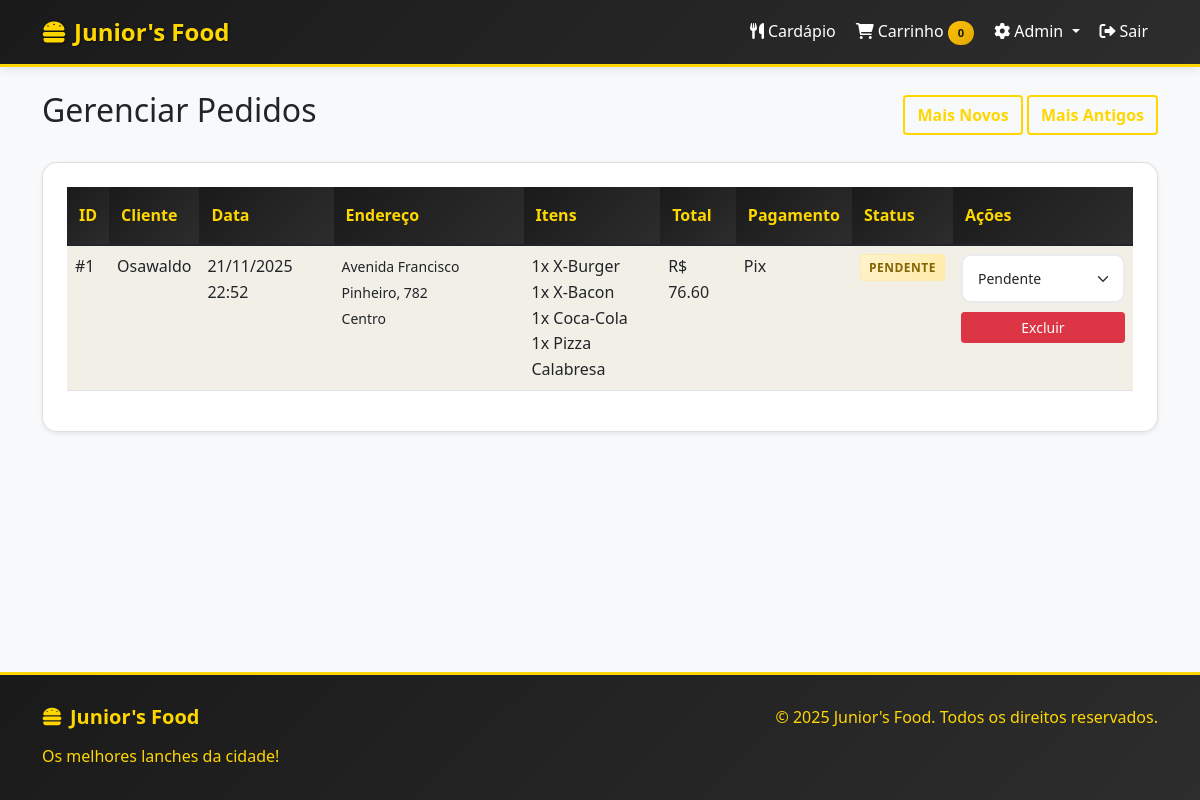
The page /admin/pedidos (signed in) on the database its author committed.
### models.py (models this page shows, shortened)
class Pedido(db.Model):
    id = db.Column(db.Integer, primary_key=True)
    user_id = db.Column(db.Integer, db.ForeignKey('user.id'), nullable=False)
    endereco_entrega_id = db.Column(db.Integer, db.ForeignKey('endereco.id'))
    status = db.Column(db.String(20), default='pendente')  # pendente, preparando, pronto, entregue, cancelado
    forma_pagamento = db.Column(db.String(20), nullable=False)  # cartao, dinheiro, pix
    troco_para = db.Column(db.Float, default=0)
    observacao = db.Column(db.Text)
    total = db.Column(db.Float, nullable=False)
    created_at = db.Column(db.DateTime, default=datetime.utcnow)
    updated_at = db.Column(db.DateTime, default=datetime.utcnow, onupdate=datetime.utcnow)
    itens = db.relationship('PedidoItem', backref='pedido', lazy=True, cascade='all, delete-orphan')

class User(UserMixin, db.Model):
    id = db.Column(db.Integer, primary_key=True)
    username = db.Column(db.String(80), unique=True, nullable=False)
    email = db.Column(db.String(120), unique=True, nullable=False)
    password_hash = db.Column(db.String(200), nullable=False)
    is_admin = db.Column(db.Boolean, default=False)
    created_at = db.Column(db.DateTime, default=datetime.utcnow)
    updated_at = db.Column(db.DateTime, default=datetime.utcnow, onupdate=datetime.utcnow)
    pedidos = db.relationship('Pedido', backref='cliente', lazy=True, cascade='all, delete-orphan')
    enderecos = db.relationship('Endereco', backref='usuario', lazy=True, cascade='all, delete-orphan')

class Endereco(db.Model):
    id = db.Column(db.Integer, primary_key=True)
    user_id = db.Column(db.Integer, db.ForeignKey('user.id'), nullable=False)
    cep = db.Column(db.String(10), nullable=False)
    logradouro = db.Column(db.String(200), nullable=False)
    numero = db.Column(db.String(20), nullable=False)
    complemento = db.Column(db.String(100))
    bairro = db.Column(db.String(100), nullable=False)
    cidade = db.Column(db.String(100), nullable=False, default='Ubarana')
    estado = db.Column(db.String(2), nullable=False, default='SP')
    principal = db.Column(db.Boolean, default=False)
    created_at = db.Column(db.DateTime, default=datetime.utcnow)
    pedidos = db.relationship('Pedido', backref='endereco_entrega', lazy=True)

class PedidoItem(db.Model):
    id = db.Column(db.Integer, primary_key=True)
    pedido_id = db.Column(db.Integer, db.ForeignKey('pedido.id'), nullable=False)
    produto_id = db.Column(db.Integer, db.ForeignKey('produto.id'), nullable=False)
    quantidade = db.Column(db.Integer, nullable=False, default=1)
    observacao = db.Column(db.Text)
    preco_unitario = db.Column(db.Float, nullable=False)
    created_at = db.Column(db.DateTime, default=datetime.utcnow)

class Produto(db.Model):
    id = db.Column(db.Integer, primary_key=True)
    nome = db.Column(db.String(100), nullable=False)
    descricao = db.Column(db.Text)
    preco = db.Column(db.Float, nullable=False)
    imagem = db.Column(db.String(200))
    ativo = db.Column(db.Boolean, default=True)
    categoria_id = db.Column(db.Integer, db.ForeignKey('categoria.id'), nullable=False)
    created_at = db.Column(db.DateTime, default=datetime.utcnow)
    pedido_itens = db.relationship('PedidoItem', backref='produto', lazy=True, cascade='all, delete-orphan')

### app.py (the view)
@app.route('/admin/pedidos')
@login_required
def admin_pedidos():
    if not current_user.is_admin:
        flash('Acesso negado', 'error')
        return redirect(url_for('cardapio'))
    page = request.args.get('page', 1, type=int)
    ordenacao = request.args.get('ordenacao', 'mais_novos')
    if ordenacao == 'mais_antigos':
        order_by = Pedido.created_at.asc()
    else:
        order_by = Pedido.created_at.desc()
    pedidos_query = Pedido.query.order_by(order_by)
    pagination = pedidos_query.paginate(page=page, per_page=10, error_out=False)
    pedidos = pagination.items
    return render_template('admin_pedidos.html',
                         pedidos=pedidos,
                         pagination=pagination,
                         ordenacao=ordenacao)

### app.py (called while the page is built)
@login_manager.user_loader
def load_user(user_id):
    return User.query.get(int(user_id))

@app.before_request
def check_admin_access():
    if request.endpoint and 'admin_' in request.endpoint:
        if not current_user.is_authenticated:
            return redirect(url_for('login'))
        if not current_user.is_admin:
            flash('Acesso negado. Apenas administradores podem acessar esta área.', 'error')
            return redirect(url_for('cardapio'))

### templates/admin_pedidos.html (shortened to what this page needs)
{% extends "base.html" %}
{% block content %}
<div class="d-flex justify-content-between align-items-center mb-4">
    <h2>Gerenciar Pedidos</h2>
    <div>
        <a href="{{ url_for('admin_pedidos', ordenacao='mais_novos') }}" class="btn btn-outline-primary">Mais Novos</a>
        <a href="{{ url_for('admin_pedidos', ordenacao='mais_antigos') }}" class="btn btn-outline-primary">Mais Antigos</a>
    </div>
</div>
<div class="card">
    <div class="card-body">
        {% if pedidos %}
        <div class="table-responsive">
            <table class="table table-striped">
                <thead class="table-custom">
                    <tr>
                        <th>ID</th>
                        <th>Cliente</th>
                        <th>Data</th>
                        <th>Endereço</th>
                        <th>Itens</th>
                        <th>Total</th>
                        <th>Pagamento</th>
                        <th>Status</th>
                        <th>Ações</th>
                    </tr>
                </thead>
                <tbody>
                    {% for pedido in pedidos %}
                    <tr>
                        <td>#{{ pedido.id }}</td>
                        <td>{{ pedido.cliente.username }}</td>
                        <td>{{ pedido.created_at.strftime('%d/%m/%Y %H:%M') }}</td>
                        <td>
                            {% if pedido.endereco_entrega %}
                                <small>
                                    {{ pedido.endereco_entrega.logradouro }}, {{ pedido.endereco_entrega.numero }}<br>
                                    {{ pedido.endereco_entrega.bairro }}
                                </small>
                            {% else %}
                                <span class="text-muted">-</span>
                            {% endif %}
                        </td>
                        <td>
                            {% for item in pedido.itens %}
                            {{ item.quantidade }}x {{ item.produto.nome }}<br>
                            {% endfor %}
                        </td>
                        <td>R$ {{ "%.2f"|format(pedido.total) }}</td>
                        <td>{{ pedido.forma_pagamento|title }}{% if pedido.troco_para %} (Troco: R$ {{ "%.2f"|format(pedido.troco_para) }}){% endif %}</td>
                        <td>
                            <span class="status-badge status-{{ pedido.status }}">{{ pedido.status|title }}</span>
                        </td>
                        <td>
                            <select class="form-select form-select-sm status-select" data-pedido-id="{{ pedido.id }}">
                                <option value="pendente" {% if pedido.status == 'pendente' %}selected{% endif %}>Pendente</option>
                            </select>
                            <button class="btn btn-danger btn-sm mt-1 delete-pedido" data-pedido-id="{{ pedido.id }}" data-bs-toggle="modal" data-bs-target="#confirmDeleteModal">
                                Excluir
                            </button>
                        </td>
                    </tr>
                    {% endfor %}
                </tbody>
            </table>
        </div>
        {% else %}
        <p class="text-center text-muted">Nenhum pedido encontrado</p>
        {% endif %}
    </div>
</div>
{% endblock %}

### static/css/style.css (style rules this page uses)
:root { --primary-black: #1a1a1a; --primary-yellow: #ffd700; --dark-yellow: #e6c200; --light-gray: #f8f9fa; --success-green: #28a745; --warning-orange: #ffc107; --danger-red: #dc3545; --info-blue: #17a2b8; }
* { margin: 0; padding: 0; box-sizing: border-box; }
body { background-color: var(--light-gray); font-family: 'Segoe UI', Tahoma, Geneva, Verdana, sans-serif; line-height: 1.6; min-height: 100vh; display: flex; flex-direction: column; }
.btn-outline-primary { border: 2px solid var(--primary-yellow); color: var(--primary-yellow); font-weight: 600; transition: all 0.3s ease; }
.card { border: 2px solid var(--primary-black); border-radius: 15px; transition: all 0.3s ease; box-shadow: 0 4px 6px rgba(0,0,0,0.1); margin-bottom: 20px; overflow: hidden; }
.card-body { padding: 25px; }
.card-body { display: flex; flex-direction: column; }
.table-custom th { background: linear-gradient(135deg, var(--primary-black) 0%, #2d2d2d 100%); color: var(--primary-yellow); font-weight: 600; border: none; padding: 15px; }
.table-striped tbody tr:nth-of-type(odd) { background-color: rgba(255, 215, 0, 0.05); }
.status-badge { padding: 8px 16px; border-radius: 20px; font-weight: bold; font-size: 0.8rem; text-transform: uppercase; letter-spacing: 0.5px; }
.status-pendente { background: linear-gradient(135deg, #fff3cd 0%, #ffeaa7 100%); color: #856404; border: 1px solid #ffeaa7; }
.form-control, .form-select { border: 2px solid #e9ecef; border-radius: 10px; padding: 12px 15px; transition: all 0.3s ease; }
.btn-danger { background-color: #dc3545; border-color: #dc3545; color: white; }
.table td .btn-sm { margin: 2px 0; width: 100%; }
.table td .form-select { margin-bottom: 5px; }
.status-badge { padding: 0.25rem 0.5rem; border-radius: 0.25rem; font-size: 0.75rem; font-weight: 600; text-transform: uppercase; }
.status-pendente { background-color: #fff3cd; color: #856404; border: 1px solid #ffeaa7; }
.table td:last-child { min-width: 180px; }
.table-custom { background-color: #007bff; color: white; }
.table-custom th { border-bottom: none; font-weight: 600; padding: 1rem 0.75rem; }
.card { box-shadow: 0 0.125rem 0.25rem rgba(0, 0, 0, 0.075); border: 1px solid rgba(0, 0, 0, 0.125); }
.card-body { padding: 1.5rem; }

### rows shown on the page
Pedido: id "1", cliente.username "Osawaldo", created_at "21/11/2025 22:52", endereco_entrega.logradouro "Avenida Francisco Pinheiro", endereco_entrega.numero "782", endereco_entrega.bairro "Centro", total "76.60", forma_pagamento "Pix", status "PENDENTE", status+id "Pendente"
PedidoItem: quantidade "1", produto.nome "X-Burger"
PedidoItem: quantidade "1", produto.nome "X-Bacon"
PedidoItem: quantidade "1", produto.nome "Coca-Cola"
PedidoItem: quantidade "1", produto.nome "Pizza Calabresa"

### other values the page prints
{{ session.carrinho|length if session.carrinho else 0 }} "0"
